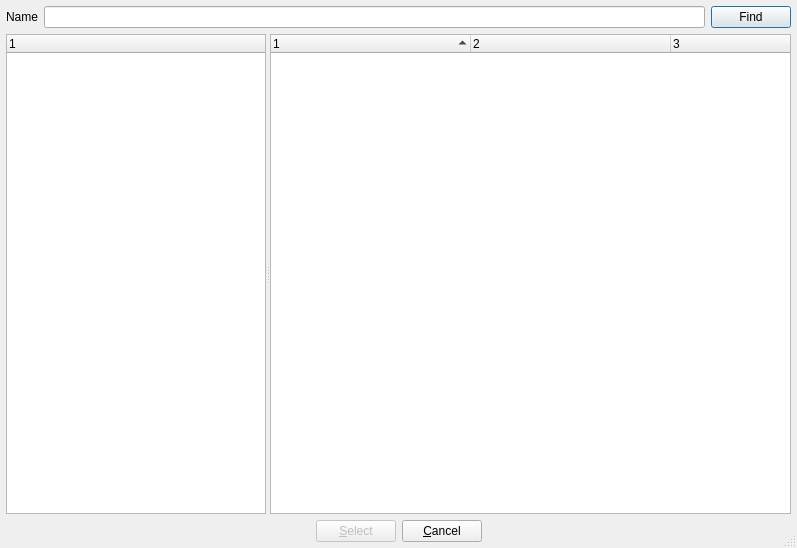
<?xml version="1.0" encoding="UTF-8"?>
<ui version="4.0">
 <class>FindOpDlg</class>
 <widget class="QDialog" name="FindOpDlg">
  <property name="geometry">
   <rect>
    <x>0</x>
    <y>0</y>
    <width>797</width>
    <height>548</height>
   </rect>
  </property>
  <property name="windowTitle">
   <string>Find operator</string>
  </property>
  <property name="sizeGripEnabled">
   <bool>true</bool>
  </property>
  <layout class="QHBoxLayout">
   <property name="margin">
    <number>6</number>
   </property>
   <item>
    <layout class="QVBoxLayout">
     <item>
      <layout class="QHBoxLayout">
       <property name="spacing">
        <number>6</number>
       </property>
       <property name="margin">
        <number>0</number>
       </property>
       <item>
        <widget class="QLabel" name="label">
         <property name="text">
          <string>Name</string>
         </property>
         <property name="buddy">
          <cstring>m_nameEdit</cstring>
         </property>
        </widget>
       </item>
       <item>
        <widget class="QLineEdit" name="m_nameEdit">
         <property name="minimumSize">
          <size>
           <width>0</width>
           <height>22</height>
          </size>
         </property>
        </widget>
       </item>
       <item>
        <widget class="QPushButton" name="m_findBtn">
         <property name="text">
          <string>Find</string>
         </property>
         <property name="default">
          <bool>true</bool>
         </property>
         <property name="flat">
          <bool>false</bool>
         </property>
        </widget>
       </item>
      </layout>
     </item>
     <item>
      <widget class="QSplitter" name="splitter">
       <property name="sizePolicy">
        <sizepolicy hsizetype="Expanding" vsizetype="Expanding">
         <horstretch>0</horstretch>
         <verstretch>0</verstretch>
        </sizepolicy>
       </property>
       <property name="orientation">
        <enum>Qt::Horizontal</enum>
       </property>
       <widget class="QTreeWidget" name="m_pageTree">
        <property name="sizePolicy">
         <sizepolicy hsizetype="Expanding" vsizetype="Expanding">
          <horstretch>1</horstretch>
          <verstretch>0</verstretch>
         </sizepolicy>
        </property>
        <column>
         <property name="text">
          <string>1</string>
         </property>
        </column>
       </widget>
       <widget class="QTreeWidget" name="m_opTree">
        <property name="sizePolicy">
         <sizepolicy hsizetype="Expanding" vsizetype="Expanding">
          <horstretch>2</horstretch>
          <verstretch>0</verstretch>
         </sizepolicy>
        </property>
        <property name="sortingEnabled">
         <bool>true</bool>
        </property>
        <property name="columnCount">
         <number>3</number>
        </property>
        <attribute name="headerDefaultSectionSize">
         <number>200</number>
        </attribute>
        <column>
         <property name="text">
          <string>1</string>
         </property>
        </column>
        <column>
         <property name="text">
          <string notr="true">2</string>
         </property>
        </column>
        <column>
         <property name="text">
          <string notr="true">3</string>
         </property>
        </column>
       </widget>
      </widget>
     </item>
     <item>
      <layout class="QHBoxLayout">
       <item>
        <spacer>
         <property name="orientation">
          <enum>Qt::Horizontal</enum>
         </property>
         <property name="sizeHint" stdset="0">
          <size>
           <width>40</width>
           <height>20</height>
          </size>
         </property>
        </spacer>
       </item>
       <item>
        <widget class="QPushButton" name="m_selectBtn">
         <property name="enabled">
          <bool>false</bool>
         </property>
         <property name="maximumSize">
          <size>
           <width>16777215</width>
           <height>16777215</height>
          </size>
         </property>
         <property name="text">
          <string>&amp;Select</string>
         </property>
        </widget>
       </item>
       <item>
        <widget class="QPushButton" name="m_cancelBtn">
         <property name="maximumSize">
          <size>
           <width>16777215</width>
           <height>16777215</height>
          </size>
         </property>
         <property name="text">
          <string>&amp;Cancel</string>
         </property>
        </widget>
       </item>
       <item>
        <spacer>
         <property name="orientation">
          <enum>Qt::Horizontal</enum>
         </property>
         <property name="sizeHint" stdset="0">
          <size>
           <width>40</width>
           <height>20</height>
          </size>
         </property>
        </spacer>
       </item>
      </layout>
     </item>
    </layout>
   </item>
  </layout>
 </widget>
 <tabstops>
  <tabstop>m_nameEdit</tabstop>
  <tabstop>m_findBtn</tabstop>
  <tabstop>m_pageTree</tabstop>
  <tabstop>m_opTree</tabstop>
  <tabstop>m_selectBtn</tabstop>
  <tabstop>m_cancelBtn</tabstop>
 </tabstops>
 <resources/>
 <connections/>
</ui>
